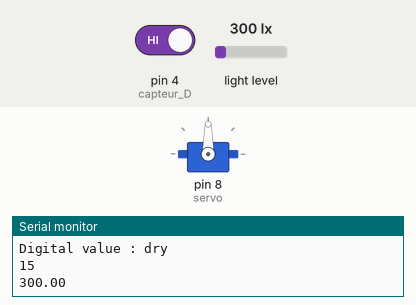
Recording of a sketch running on a simulated Arduino Uno, built with avr-gcc and run on an emulated ATmega328P. Shown: servo, the last lines printed to the serial monitor. The inputs (shaded band) are chosen by the test bench; at power-on: pin 4 (capteur_D) HIGH, light level 300 lx. The local clock reads 2024-03-15 10:24:30 at power-on unless the sketch sets it.

Above: at 3.2 s.
3.3 s: pin 4 (capteur_D) driven LOW
At 5.3 s:
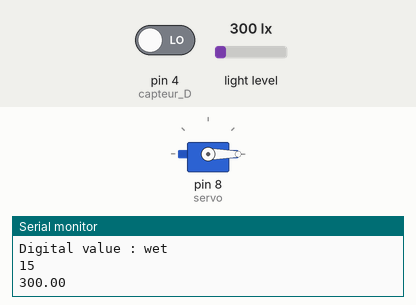
6.5 s: pin 4 (capteur_D) driven HIGH
At 9.3 s:
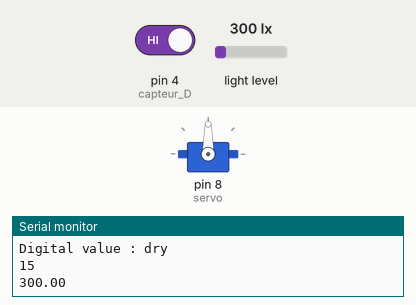
Timing chart, 0 to 10.8 s (numbered marks = the images above; inputs shaded):
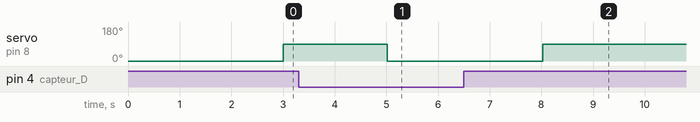

The sketch:

MainV3_2.ino
```cpp
#include <Wire.h>
#include <BH1750.h>
#include <Servo.h>
#include <DS3231.h>

Servo servo;

void TimeSetup(){
  DS3231 rtc(SDA, SCL);
  rtc.begin();
  rtc.setTime(15, 59, 50);
}

void ServoSetup(){
  servo.attach(8);
  servo.write(0);
  delay(2000);
}


void setup() {
  Serial.begin(9600);
  ServoSetup();
  TimeSetup();
}

void loop() {
  int Jam = RTC();
  float Lux = LIS();
  int Rain = RainModule();

  Serial.println(Jam);
  Serial.println(Lux);

  delay (1000); //delay

  if(Jam > 6 && Jam < 19){ //Ketika siang buka
        if(Lux < 15000 && Rain == 1){ //ketika gelap && gk hujan = buka
            Serbo(90);
        }
        else{
            Serbo(0);
        }
    }
     else{ //else tutup
        Serbo(0);
    }
}

int RTC(){
  DS3231 rtc(SDA, SCL);
  String stringWaktu = rtc.getTimeStr(); //ambil waktu dari rtc
  String convertWaktu = stringWaktu.substring(0,2); //ambil string jam
  int IntJam = convertWaktu.toInt();

  return IntJam;
}

float LIS(){
  BH1750 lightMeter;
  Wire.begin();
  lightMeter.begin();

  float lux = lightMeter.readLightLevel(); //baca dari lightsensor
  return lux;
}

int RainModule(){
  const int capteur_D = 4;
//  const int capteur_A = A0;

  pinMode(capteur_D, INPUT);
  if(digitalRead(capteur_D) == LOW)
    {
      Serial.println("Digital value : wet");
      delay(1);
      return 0;
    }
  else
    {
      Serial.println("Digital value : dry");
      delay(1);
      return 1;
    }
}

void Serbo(int x){
  servo.write(x);
}
```

Measured:
- after the input at 3.3 s, servo on pin 8 (servo): 90° → 0° after 1.7 s
- after the input at 6.5 s, servo on pin 8 (servo): 0° → 90° after 1.5 s
